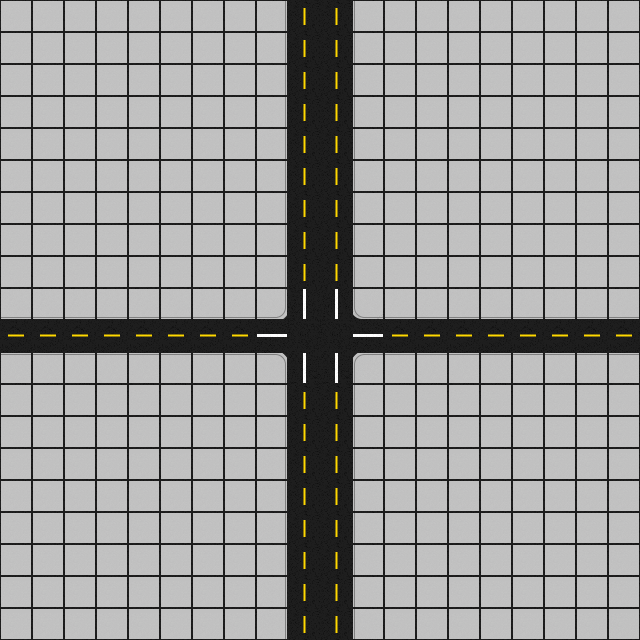

A level layout from a 2D game, rendered from its tile map. Below: a short description, then the map file with its tile-grid data intact:
An orthogonal 20x20 tile map with 32x32 px tiles, 1 tile layer (Tile Layer 1) and 5 objects (4x car, wall).

<map version="1.10" tiledversion="1.10.2" orientation="orthogonal" renderorder="right-down" width="20" height="20" tilewidth="32" tileheight="32" infinite="0" nextlayerid="4" nextobjectid="9">
 <tileset firstgid="1" source="str.tsx" />
 <layer id="1" name="Tile Layer 1" width="20" height="20">
  <data encoding="csv">
49,49,49,49,49,49,49,49,2,46,46,48,49,49,49,49,49,49,49,49,
49,49,49,49,49,49,49,49,2,46,46,48,49,49,49,49,49,49,49,49,
49,49,49,49,49,49,49,49,2,46,46,48,49,49,49,49,49,49,49,49,
49,49,49,49,49,49,49,49,2,46,46,48,49,49,49,49,49,49,49,49,
49,49,49,49,49,49,49,49,2,46,46,48,49,49,49,49,49,49,49,49,
49,49,49,49,49,49,49,49,2,46,46,48,49,49,49,49,49,49,49,49,
49,49,49,49,49,49,49,49,2,46,46,48,49,49,49,49,49,49,49,49,
49,49,49,49,49,49,49,49,2,46,46,48,49,49,49,49,49,49,49,49,
49,49,49,49,49,49,49,49,2,46,46,48,49,49,49,49,49,49,49,49,
14,14,14,14,14,14,14,14,9,11,12,13,14,14,14,14,14,14,14,14,
22,22,22,22,22,22,22,22,23,25,25,23,22,22,22,22,22,22,22,22,
36,36,36,36,36,36,36,36,37,39,39,41,36,36,36,36,36,36,36,36,
49,49,49,49,49,49,49,49,2,46,46,48,49,49,49,49,49,49,49,49,
49,49,49,49,49,49,49,49,2,46,46,48,49,49,49,49,49,49,49,49,
49,49,49,49,49,49,49,49,2,46,46,48,49,49,49,49,49,49,49,49,
49,49,49,49,49,49,49,49,2,46,46,48,49,49,49,49,49,49,49,49,
49,49,49,49,49,49,49,49,2,46,46,48,49,49,49,49,49,49,49,49,
49,49,49,49,49,49,49,49,2,46,46,48,49,49,49,49,49,49,49,49,
49,49,49,49,49,49,49,49,2,46,46,48,49,49,49,49,49,49,49,49,
49,49,49,49,49,49,49,49,2,46,46,48,49,49,49,49,49,49,49,49
</data>
 </layer>
 <objectgroup id="2" name="cars" visible="0">
  <object id="4" name="4" type="car" x="32" y="320" width="30" height="30">
   <properties>
    <property name="action" value="forward" />
    <property name="orientation" value="right" />
   </properties>
  </object>
  <object id="8" name="3" type="car" x="288" y="32" width="30" height="30">
   <properties>
    <property name="action" value="forward" />
    <property name="orientation" value="down" />
    <property name="turn" value="right" />
   </properties>
  </object>
  <object id="5" name="2" type="car" x="576" y="320" width="30" height="30">
   <properties>
    <property name="action" value="forward" />
    <property name="orientation" value="left" />
    <property name="turn" value="left" />
   </properties>
  </object>
  <object id="7" name="1" type="car" x="320" y="576" width="30" height="30">
   <properties>
    <property name="action" value="forward" />
    <property name="orientation" value="up" />
   </properties>
  </object>
 </objectgroup>
 <objectgroup id="3" name="walls" visible="0">
  <object id="3" name="zid" type="wall" x="288" y="320" width="64" height="36.75" />
 </objectgroup>
</map>